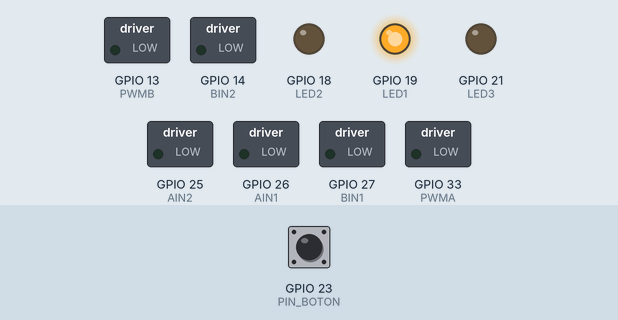
Simulated run of this sketch. Board: ESP32. On the bench: switched loads named in the sketch (green lamp = pin HIGH), output pins drawn as LEDs (lit = HIGH). Inputs (shaded band) come from the test bench; at power-on: GPIO 23 (PIN_BOTON) LOW.

Above: at 1.2 s.
1.3 s: GPIO 23 (PIN_BOTON) pulled HIGH for 0.15 s
At 2.5 s:
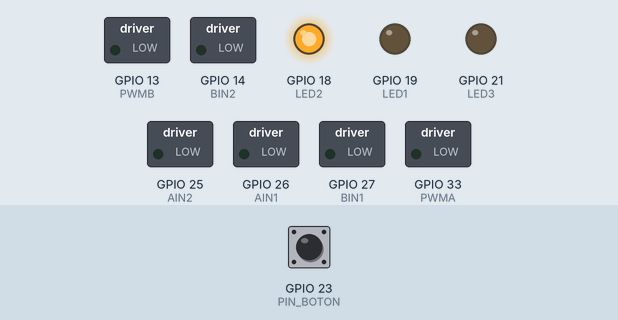
2.9 s: GPIO 23 (PIN_BOTON) pulled HIGH for 1 s
At 4.0 s:
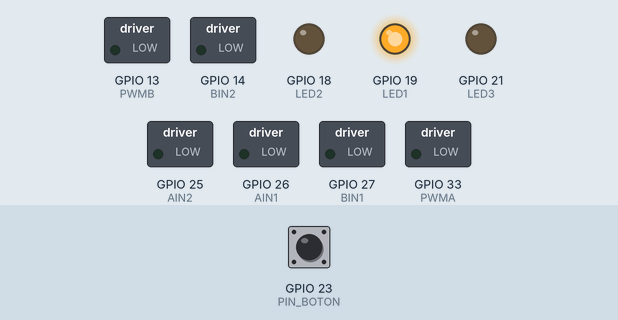
5.4 s: GPIO 23 (PIN_BOTON) pulled HIGH for 3.2 s
At 5.9 s:
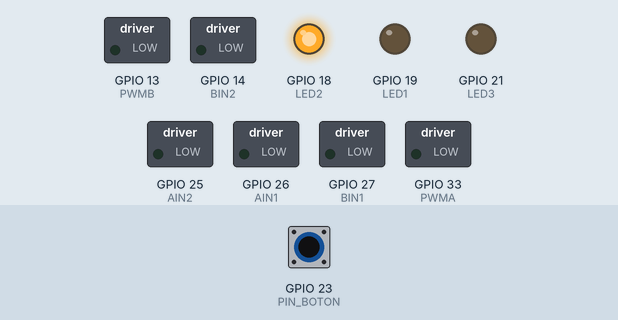
Timing chart, 0 to 8.4 s (numbered marks = the images above; inputs shaded):
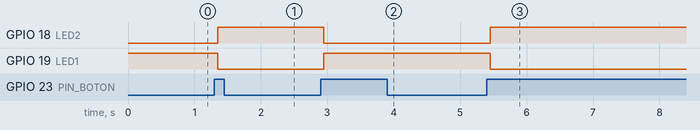

The sketch:

control_pulsador_motores_leds.ino
```cpp
// ==========================================
// PULSADOR ACTIVO -> RECIBE SEÑAL DE CONTROL PARA QUE VAYA PARA ADELANTE Y PARA ATRÁS
// ==========================================

#include <IRremote.hpp>

// ==========================================
// PINES
// ==========================================
#define PIN_IR 4
#define PIN_BOTON 23  // KEY2

// Semáforo
#define LED1 19 // Rojo: Esperando (Desarmado)
#define LED2 18 // Verde: Activo (Armado)
#define LED3 21 // Azul: Motor en movimiento

// Motores
#define PWMA 33
#define AIN1 26
#define AIN2 25
#define PWMB 13
#define BIN1 27
#define BIN2 14

// ==========================================
// VARIABLES
// ==========================================
bool sandroArmado = false;
bool moviendoAdelante = true;
bool motorEnMovimiento = false;

// ¡Velocidad al mínimo! (Ajustar si el motor zumba pero no gira)
int velocidadLenta = 35;

unsigned long tiempoAnterior = 0;
bool estadoLED3 = false;

void setup() {
  // LEDs
  pinMode(LED1, OUTPUT);
  pinMode(LED2, OUTPUT);
  pinMode(LED3, OUTPUT);

  // ESTADO INICIAL: Sandro Desarmado
  digitalWrite(LED1, HIGH);
  digitalWrite(LED2, LOW);
  digitalWrite(LED3, LOW);

  // Motores apagados
  pinMode(PWMA, OUTPUT);
  pinMode(AIN1, OUTPUT);
  pinMode(AIN2, OUTPUT);
  pinMode(PWMB, OUTPUT);
  pinMode(BIN1, OUTPUT);
  pinMode(BIN2, OUTPUT);
  detenerMotores();

  // BOTÓN
  pinMode(PIN_BOTON, INPUT);

  // IR
  IrReceiver.begin(PIN_IR, DISABLE_LED_FEEDBACK);
}

void loop() {
  // ==============================================================
  // LECTURA DEL PULSADOR (ON / OFF)
  // ==============================================================
  if (digitalRead(PIN_BOTON) == HIGH) {
    delay(50); // Antirrebote
    if (digitalRead(PIN_BOTON) == HIGH) {

      sandroArmado = !sandroArmado;

      if (sandroArmado) {
        digitalWrite(LED1, LOW);
        digitalWrite(LED2, HIGH);
      } else {
        detenerMotores();
        motorEnMovimiento = false;
        digitalWrite(LED1, HIGH);
        digitalWrite(LED2, LOW);
        digitalWrite(LED3, LOW);
      }

      while(digitalRead(PIN_BOTON) == HIGH);
    }
  }

  // ==============================================================
  // ESTADO: ARMADO Y ESCUCHANDO IR
  // ==============================================================
  if (sandroArmado) {

    if (IrReceiver.decode()) {
      uint32_t codigo_recibido = IrReceiver.decodedIRData.decodedRawData;

      if (codigo_recibido == 0x9D620707) {
        motorEnMovimiento = true;

        if (moviendoAdelante) {
          avanzar(velocidadLenta);
        } else {
          retroceder(velocidadLenta);
        }
        moviendoAdelante = !moviendoAdelante;
      }

      delay(200);
      IrReceiver.resume();
    }

    // EFECTO VISUAL: PARPADEO LED3
    if (motorEnMovimiento) {
      if (millis() - tiempoAnterior >= 150) {
        tiempoAnterior = millis();
        estadoLED3 = !estadoLED3;
        digitalWrite(LED3, estadoLED3);
      }
    }
  }
}

// ==========================================
// FUNCIONES DE MOVIMIENTO (CORREGIDAS POR SOFTWARE)
// ==========================================
void avanzar(int velocidad) {
  analogWrite(PWMA, velocidad);
  analogWrite(PWMB, velocidad);

  // Motor A normal
  digitalWrite(AIN1, HIGH);
  digitalWrite(AIN2, LOW);

  // Motor B invertido por software para que acompañe al A
  digitalWrite(BIN1, LOW);
  digitalWrite(BIN2, HIGH);
}

void retroceder(int velocidad) {
  analogWrite(PWMA, velocidad);
  analogWrite(PWMB, velocidad);

  // Motor A invertido
  digitalWrite(AIN1, LOW);
  digitalWrite(AIN2, HIGH);

  // Motor B normal (lo invertimos respecto a avanzar)
  digitalWrite(BIN1, HIGH);
  digitalWrite(BIN2, LOW);
}

void detenerMotores() {
  analogWrite(PWMA, 0);
  analogWrite(PWMB, 0);
  digitalWrite(AIN1, LOW);
  digitalWrite(AIN2, LOW);
  digitalWrite(BIN1, LOW);
  digitalWrite(BIN2, LOW);
}
```

Measured:
- after the input at 1.3 s, GPIO 18 (LED2): LOW → HIGH after 0.05 s; GPIO 19 (LED1): HIGH → LOW after 0.05 s
- after the input at 2.9 s, GPIO 18 (LED2): HIGH → LOW after 0.05 s; GPIO 19 (LED1): LOW → HIGH after 0.05 s
- after the input at 5.4 s, GPIO 18 (LED2): LOW → HIGH after 0.05 s; GPIO 19 (LED1): HIGH → LOW after 0.05 s
